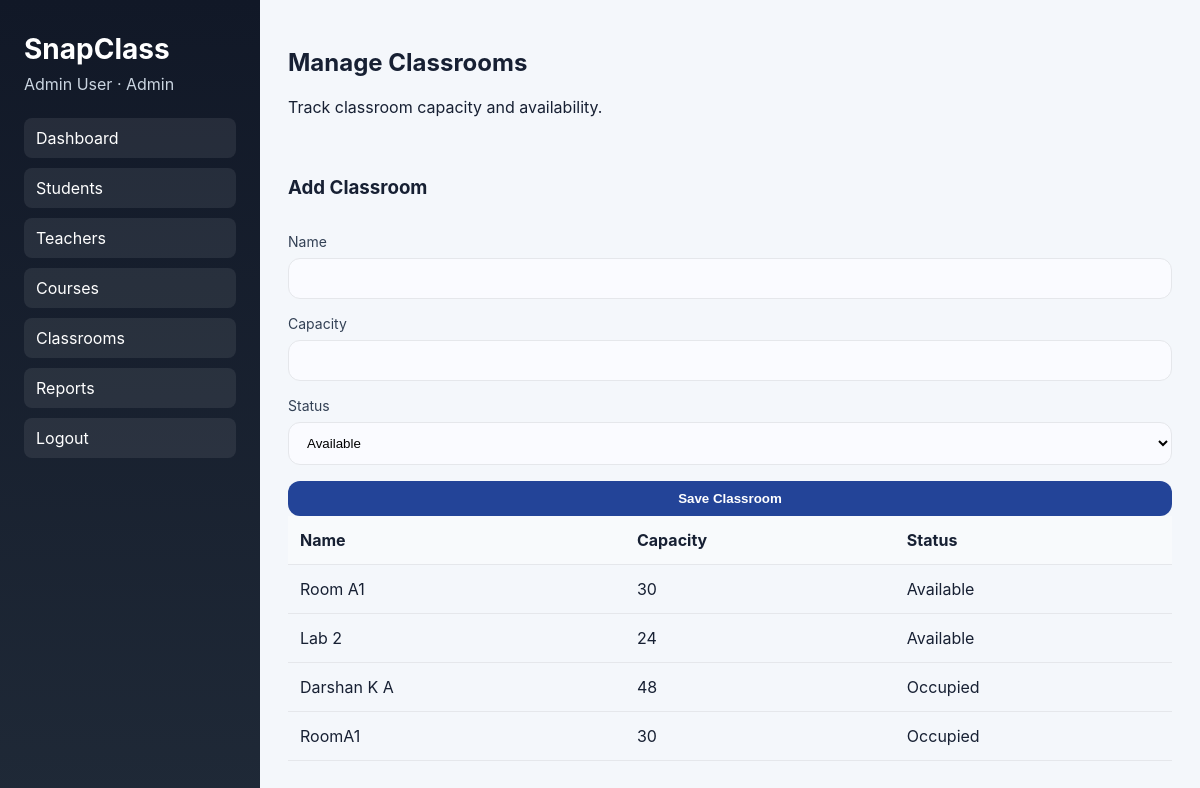
The page /admin/classrooms (signed in) on the database its author committed.
### tables this page shows
CREATE TABLE users (
                id INTEGER PRIMARY KEY AUTOINCREMENT,
                name TEXT NOT NULL,
                email TEXT NOT NULL UNIQUE,
                password_hash TEXT NOT NULL,
                role TEXT NOT NULL CHECK(role IN ('admin', 'teacher', 'student'))
            );

CREATE TABLE classrooms (
                id INTEGER PRIMARY KEY AUTOINCREMENT,
                name TEXT NOT NULL UNIQUE,
                capacity INTEGER NOT NULL,
                status TEXT NOT NULL DEFAULT 'Available'
            );

### app.py (the view, shortened to what this page needs)
@app.route("/admin/classrooms", methods=["GET", "POST"])
def admin_classrooms():
    user = current_user()
    if not user or user["role"] != "admin":
        return redirect(url_for("login"))
    classrooms = fetch_classrooms()
    return render_template("admin_classrooms.html", user=user, classrooms=classrooms)

### app.py (called while the page is built)
def get_connection() -> sqlite3.Connection:
    connection = sqlite3.connect(DB_PATH)
    connection.row_factory = sqlite3.Row
    return connection

def current_user() -> dict[str, Any] | None:
    user_id = session.get("user_id")
    if not user_id:
        return None
    with get_connection() as connection:
        record = connection.execute("SELECT id, name, email, role FROM users WHERE id = ?", (user_id,)).fetchone()
        if record is None:
            return None
        return dict(record)

def fetch_classrooms() -> list[sqlite3.Row]:
    with get_connection() as connection:
        return connection.execute("SELECT * FROM classrooms ORDER BY id").fetchall()

### templates/admin_classrooms.html (shortened to what this page needs)
{% extends "role_base.html" %}
{% block nav %}
<nav>
  <a href="{{ url_for('admin_dashboard') }}">Dashboard</a>
  <a href="{{ url_for('admin_students') }}">Students</a>
  <a href="{{ url_for('admin_teachers') }}">Teachers</a>
  <a href="{{ url_for('admin_courses') }}">Courses</a>
  <a href="{{ url_for('admin_classrooms') }}">Classrooms</a>
  <a href="{{ url_for('admin_reports') }}">Reports</a>
  <a href="{{ url_for('logout') }}">Logout</a>
</nav>
{% endblock %}
{% block content %}
<header class="topbar">
  <div>
    <h2>Manage Classrooms</h2>
    <p>Track classroom capacity and availability.</p>
  </div>
</header>
<div class="form-card">
  <form method="post" class="simple-form">
    <h3>Add Classroom</h3>
    <label>Name<input type="text" name="name" required /></label>
    <label>Capacity<input type="number" name="capacity" required /></label>
    <label>Status<select name="status"><option>Available</option><option>Occupied</option></select></label>
    <button class="btn-primary" type="submit">Save Classroom</button>
  </form>
</div>
<div class="form-card">
  <div class="table-wrap">
    <table class="data-table">
      <thead><tr><th>Name</th><th>Capacity</th><th>Status</th></tr></thead>
      <tbody>
        {% for classroom in classrooms %}
        <tr><td>{{ classroom.name }}</td><td>{{ classroom.capacity }}</td><td>{{ classroom.status }}</td></tr>
        {% endfor %}
      </tbody>
    </table>
  </div>
</div>
{% endblock %}

### templates/role_base.html (shortened to what this page needs)
<!doctype html>
<html lang="en">
  <head>
    <link rel="stylesheet" href="{{ url_for('static', filename='style.css') }}" />
  </head>
  <body>
    <div class="app-shell">
      <aside class="sidebar">
        <h1>SnapClass</h1>
        <p>{{ user.name }} · {{ user.role|title }}</p>
        {% block nav %}{% endblock %}
      </aside>
      <main class="main-content">
        {% block content %}{% endblock %}
      </main>
    </div>
  </body>
</html>

### static/style.css (style rules this page uses)
:root { color-scheme: light; font-family: Inter, Arial, sans-serif; --bg: #f4f7fb; --panel: #ffffff; --primary: #234498; --text: #172033; --muted: #6b7280; --border: #e5e7eb; }
* { box-sizing: border-box; }
body { margin: 0; background: var(--bg); color: var(--text); }
.app-shell { display: grid; grid-template-columns: 260px 1fr; min-height: 100vh; }
.sidebar { background: linear-gradient(180deg, #111827 0%, #1f2937 100%); color: white; padding: 32px 24px; }
.sidebar h1 { margin: 0 0 8px; font-size: 28px; }
.sidebar p { margin: 0 0 24px; color: #cbd5e1; }
.sidebar nav { display: flex; flex-direction: column; gap: 10px; }
.sidebar a { color: white; text-decoration: none; padding: 10px 12px; border-radius: 8px; background: rgba(255,255,255,0.08); }
.main-content { padding: 28px; }
.topbar { display: flex; justify-content: space-between; align-items: center; margin-bottom: 24px; }
.btn-primary { display: inline-flex; align-items: center; justify-content: center; padding: 10px 16px; border: none; border-radius: 12px; color: white; background: var(--primary); cursor: pointer; text-decoration: none; font-weight: 600; }
.simple-form { display: grid; gap: 16px; }
.simple-form label { display: grid; gap: 8px; font-size: 14px; color: #334155; }
.simple-form input, .simple-form select { width: 100%; padding: 12px 14px; border: 1px solid var(--border); border-radius: 12px; background: #fafbff; }
.table-wrap { overflow-x: auto; }
.data-table { width: 100%; border-collapse: collapse; }
.data-table th, .data-table td { padding: 14px 12px; border-bottom: 1px solid var(--border); text-align: left; }
.data-table thead th { background: #f8fafc; font-weight: 700; }

### rows shown on the page
users: name "Admin User", role "Admin"
classrooms: name "Room A1", capacity "30", status "Available"
classrooms: name "Lab 2", capacity "24", status "Available"
classrooms: name "Darshan K A", capacity "48", status "Occupied"
classrooms: name "RoomA1", capacity "30", status "Occupied"
